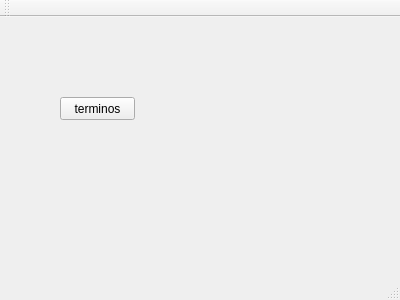
<?xml version="1.0" encoding="UTF-8"?>
<ui version="4.0">
 <class>VentanaPrincipal</class>
 <widget class="QMainWindow" name="VentanaPrincipal">
  <property name="geometry">
   <rect>
    <x>0</x>
    <y>0</y>
    <width>400</width>
    <height>300</height>
   </rect>
  </property>
  <property name="windowTitle">
   <string>VentanaPrincipal</string>
  </property>
  <widget class="QWidget" name="centralWidget">
   <widget class="QPushButton" name="btn_terminos">
    <property name="geometry">
     <rect>
      <x>60</x>
      <y>80</y>
      <width>75</width>
      <height>23</height>
     </rect>
    </property>
    <property name="text">
     <string>terminos</string>
    </property>
   </widget>
  </widget>
  <widget class="QMenuBar" name="menuBar">
   <property name="geometry">
    <rect>
     <x>0</x>
     <y>0</y>
     <width>400</width>
     <height>21</height>
    </rect>
   </property>
  </widget>
  <widget class="QToolBar" name="mainToolBar">
   <attribute name="toolBarArea">
    <enum>TopToolBarArea</enum>
   </attribute>
   <attribute name="toolBarBreak">
    <bool>false</bool>
   </attribute>
  </widget>
  <widget class="QStatusBar" name="statusBar"/>
  <action name="actionAbrirTerminos">
   <property name="checkable">
    <bool>true</bool>
   </property>
   <property name="text">
    <string>abrirTerminos</string>
   </property>
   <property name="shortcut">
    <string>Ctrl+T</string>
   </property>
  </action>
 </widget>
 <layoutdefault spacing="6" margin="11"/>
 <resources/>
 <connections>
  <connection>
   <sender>btn_terminos</sender>
   <signal>released()</signal>
   <receiver>actionAbrirTerminos</receiver>
   <slot>trigger()</slot>
   <hints>
    <hint type="sourcelabel">
     <x>97</x>
     <y>124</y>
    </hint>
    <hint type="destinationlabel">
     <x>-1</x>
     <y>-1</y>
    </hint>
   </hints>
  </connection>
 </connections>
 <slots>
  <signal>senialCualquiera1()</signal>
  <slot>hacerAlgoSlot()</slot>
 </slots>
</ui>
